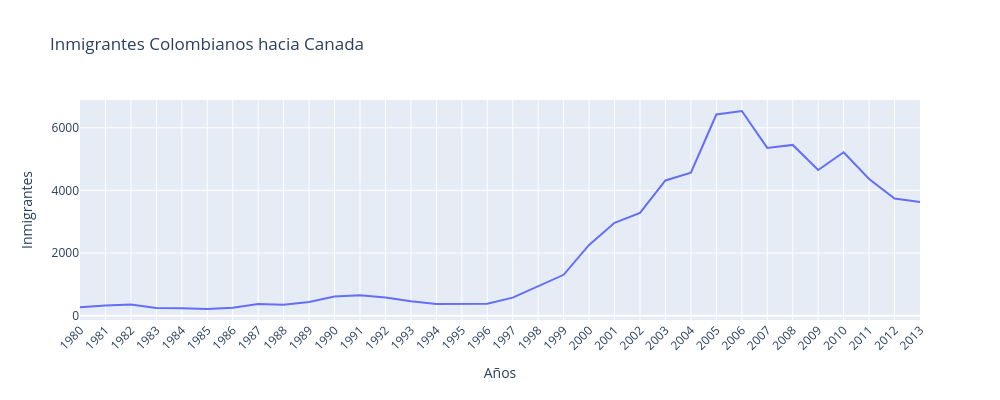

Write notebook code for a chart like this one.
### Code cell
fig = px.line(datos_col, x='Year', y='Inmigrantes', title='Inmigrantes Colombianos hacia Canada')
fig.update_layout(xaxis_title='Años', yaxis_title='Inmigrantes', showlegend=False, width=1000, height=400, xaxis={'tickangle':-45})
fig.show()

### Figure 1 — Plotly figure (JSON) as saved in the notebook; plotly's stock layout.template omitted (floating-point values rounded to 4 significant figures)
{"data": [{"hovertemplate": "Year=%{x}<br>Inmigrantes=%{y}<extra></extra>", "legendgroup": "", "line": {"color": "#636efa", "dash": "solid"}, "marker": {"symbol": "circle"}, "mode": "lines", "name": "", "orientation": "v", "showlegend": false, "type": "scatter", "x": ["1980", "1981", "1982", "1983", "1984", "1985", "1986", "1987", "1988", "1989", "1990", "1991", "1992", "1993", "1994", "1995", "1996", "1997", "1998", "1999", "2000", "2001", "2002", "2003", "2004", "2005", "2006", "2007", "2008", "2009", "2010", "2011", "2012", "2013"], "xaxis": "x", "y": [266, 326, 360, 244, 235, 214, 257, 376, 352, 439, 614, 652, 582, 464, 375, 371, 381, 578, 929, 1306, 2259, 2965, 3283, 4318, 4566, 6424, 6535, 5357, 5452, 4652, 5218, 4366, 3741, 3631], "yaxis": "y"}], "layout": {"height": 400, "legend": {"tracegroupgap": 0}, "showlegend": false, "title": {"text": "Inmigrantes Colombianos hacia Canada"}, "width": 1000, "xaxis": {"anchor": "y", "domain": [0, 1], "tickangle": -45, "title": {"text": "Años"}}, "yaxis": {"anchor": "x", "domain": [0, 1], "title": {"text": "Inmigrantes"}}}}
